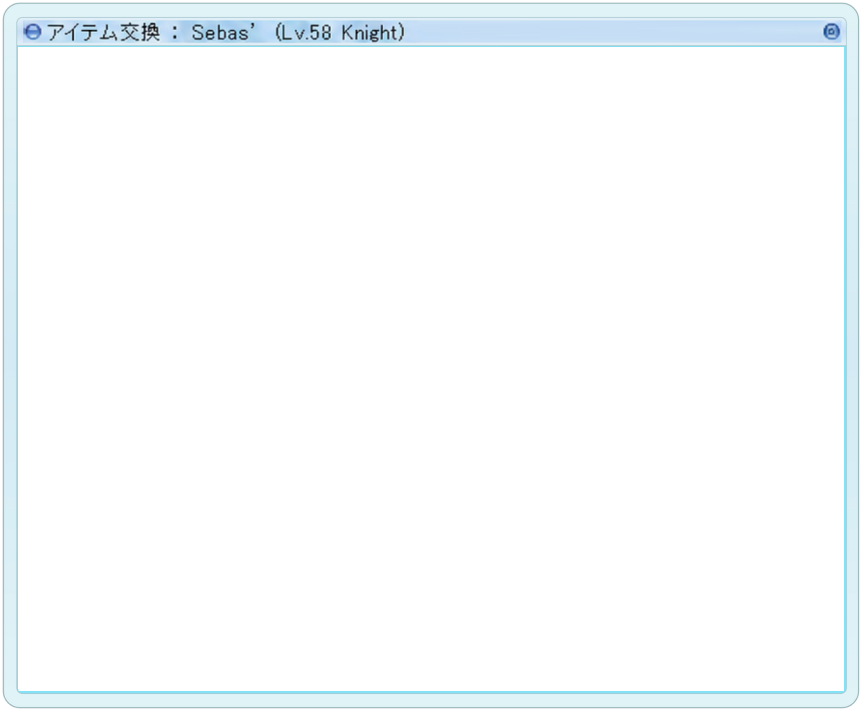
#> input picture benchmarks/atlas-prototype/godot/assets/window-frame.png, 1724 x 1424 px (shown at 1/2 size)
$ python verify_frame.py
#> lines starting #> are read from the running program, lines starting #| are printed output that depends on the picture
"""Check displayed source chrome against real Godot frames, including after resize."""
from pathlib import Path
from PIL import Image,ImageCms
import io,json
import numpy as np

R=Path(__file__).resolve().parent
source=np.array(Image.open(R/'godot/assets/window-frame.png').convert('RGBA'))
#> source is the input picture: shape (1424, 1724, 4); mean R, G, B, A 183.7, 225, 240, 34
reference=Image.open(R/'reference/window-screenshot.png').convert('RGB')
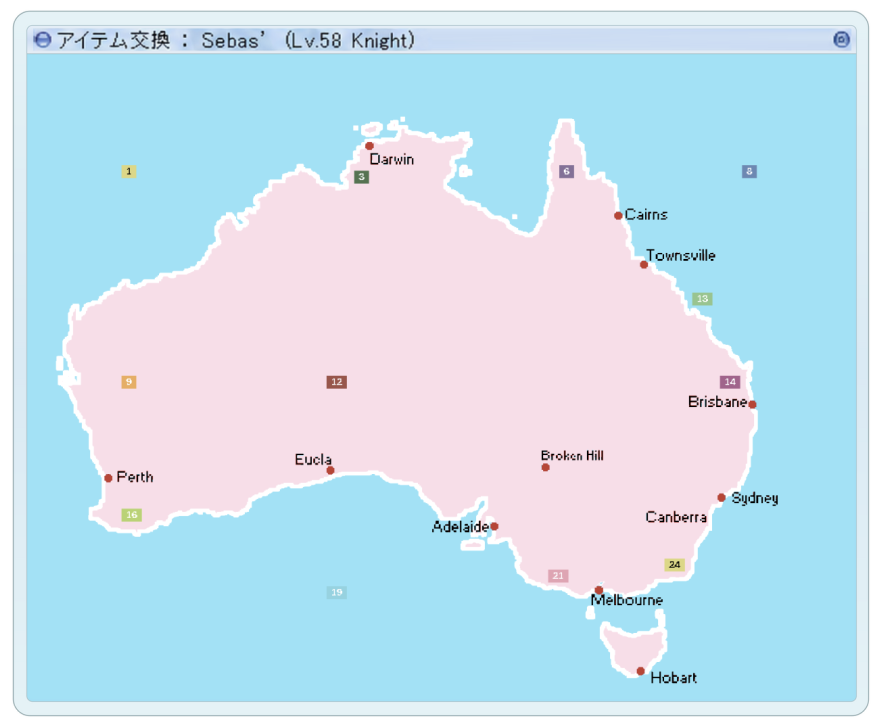
#> input picture benchmarks/atlas-prototype/reference/window-screenshot.png, 1766 x 1454 px (shown at 1/2 size)
normalized=ImageCms.profileToProfile(reference,ImageCms.ImageCmsProfile(io.BytesIO(reference.info['icc_profile'])),ImageCms.createProfile('sRGB'),outputMode='RGB')
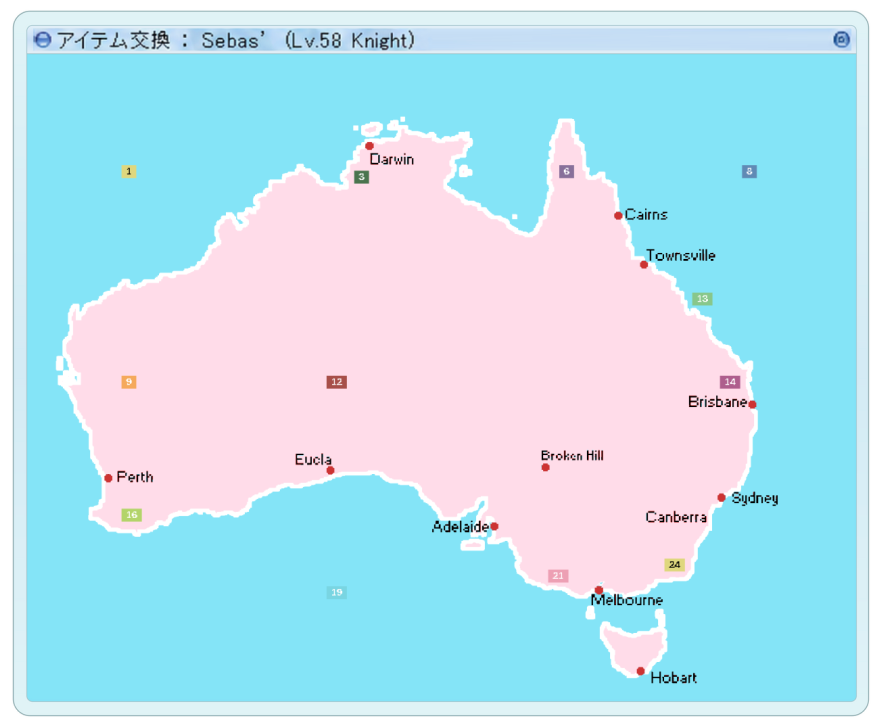
#> normalized: PIL image 1766x1454 RGB (shown at 1/2 size); mean R, G, B 186.8, 226.3, 240.7
original=np.array(normalized.crop((20,16,1744,1440)))
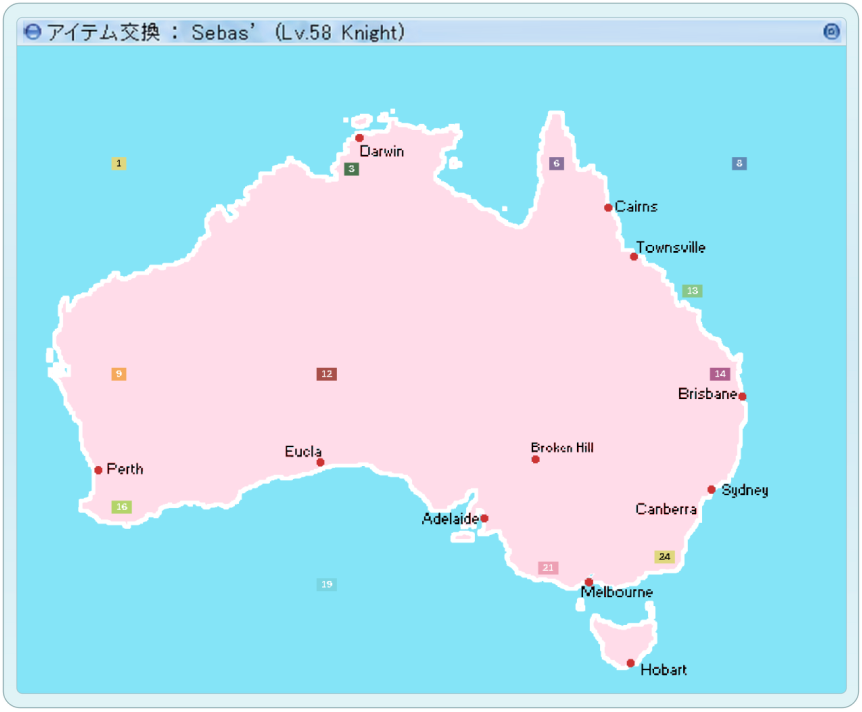
#> original: shape (1424, 1724, 3) (shown at 1/2 size); mean R, G, B 183.7, 225, 240
#> (the run stopped early here; a loop or call above may not have finished)
